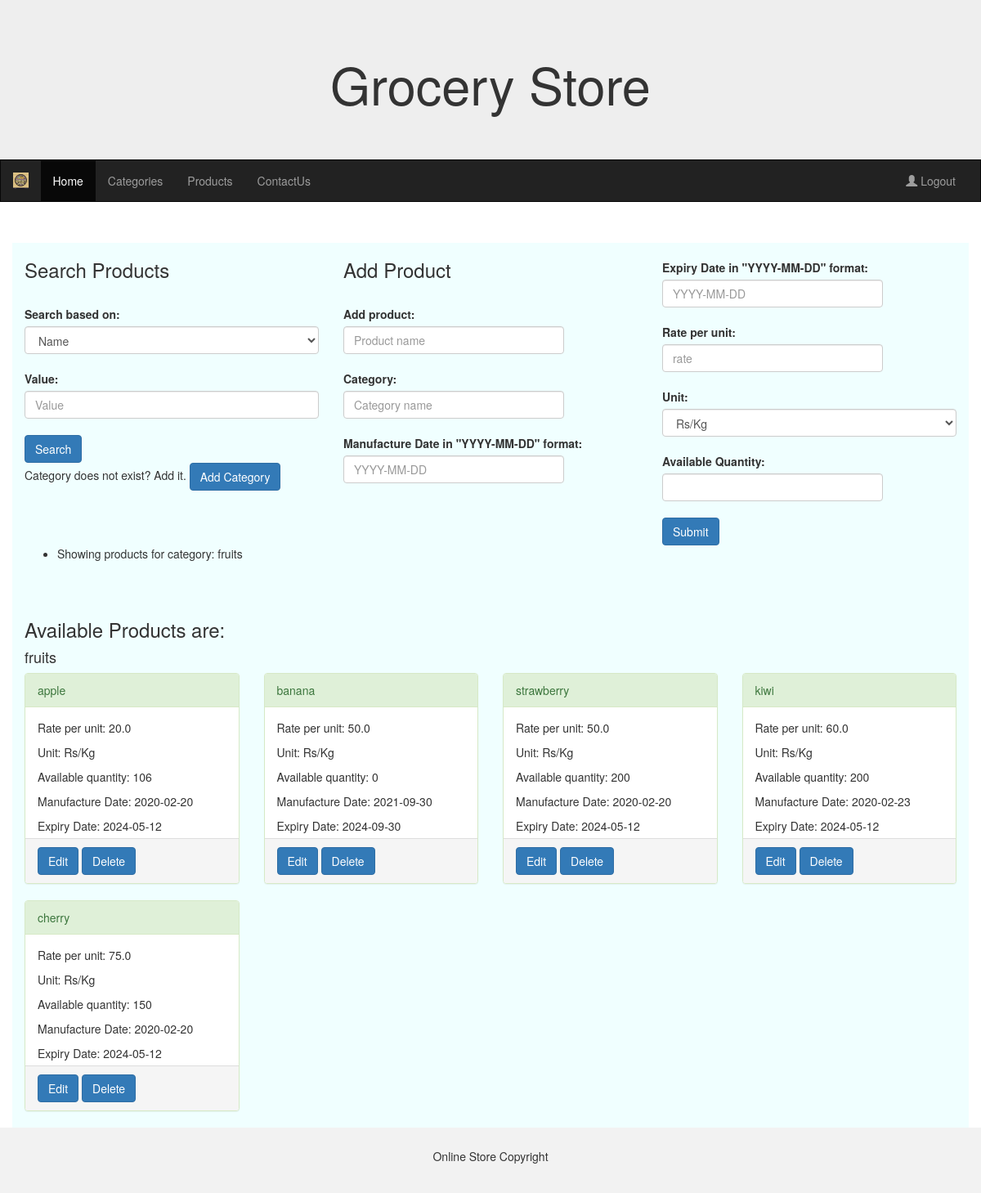
The page /admin_products?category=fruits (signed in) on the database its author committed.
### models.py (models this page shows)
class Products(db.Model):
    id = db.Column(db.Integer, nullable=False, autoincrement=True, unique=True, primary_key=True)
    name = db.Column(db.String, unique=True, nullable=False)
    manufacture_date = db.Column(db.DateTime, nullable=False)
    expiry_date = db.Column(db.DateTime, nullable=False)
    rate_per_unit=db.Column(db.Float, nullable=False)
    unit=db.Column(db.String, nullable=False, default="Rs/kg")
    available_quantity=db.Column(db.Integer, nullable=False)
    category_id=db.Column(db.Integer, db.ForeignKey("categories.id"), nullable=False)
    categories=db.relationship("Categories", backref='products', primaryjoin='Products.category_id == Categories.id')

class Categories(db.Model):
    id = db.Column(db.Integer, nullable=False, autoincrement=True, unique=True, primary_key=True)
    name = db.Column(db.String, nullable=False, unique=True)
    img_url = db.Column(db.String, nullable=True)

### routes.py (the view, shortened to what this page needs)
@routes.route("/admin_products", methods=["GET", "POST"])
@login_required
def admin_products():
    category_name = request.args.get('category')
    products = Products.query.options(joinedload(Products.categories)).order_by(Products.category_id).all()
    if category_name:
        category = Categories.query.filter_by(name=category_name).first()
        if category:
            products = category.products
            flash(f"Showing products for category: {category_name}", "success")
        else:
            flash("Category does not exist. Please add the category or enter a valid category name", "failure")
            return redirect(url_for("routes.admin_categories"))
    if not products:
        flash("No Products found. Add them.","success")
    products_grouped = {}
    for product in products:
        category_name = product.categories.name
        if category_name not in products_grouped:
            products_grouped[category_name] = []
        products_grouped[category_name].append(product)
    return render_template("admin_products.html", products_grouped=products_grouped)

### app.py (called while the page is built)
def create_app():
    app = Flask(__name__)
    app.static_url_path = '/static'
    app.secret_key = "KEY"
    app.config['SQLALCHEMY_DATABASE_URI'] = 'sqlite:///grocery_store.db'
    db.init_app(app)
    migrate.init_app(app, db)
    login_manager.login_view = 'routes.login'  # Set the login view function name
    login_manager.init_app(app)
    @login_manager.user_loader
    def load_user(user_id):
        return Users.query.get(int(user_id))
    app.register_blueprint(routes)
    return app

### templates/admin_products.html (shortened to what this page needs)
{% extends "admin_base.html" %}
{% block div %}
<div class="row">
<div class="col-md-4">
<form action="/admin_products" method="post">
<h3>Search Products</h3>
<br>
<label for='field' class="form-label">Search based on:</label><br>
<select class="form-control" name="field" aria-label="Default select example" required>
    <option selected name="name" value="name">Name</option>
</select>
<br>
<label for='value' class="form-label">Value:</label>
<input type="text" class="form-control" name="value" id="value" placeholder="Value" required>
<br>
<input type="submit" class="btn btn-primary" name="submit" id="submit" value="Search">
<br>
<p> Category does not exist? Add it. <a href="/admin_categories" class="btn btn-primary">Add Category</a></p>
</form>
</div>
{% if prod is defined %}
<form action="/edit_product/{{prod.id}}" method="post">
    <div class="col-md-4">
    <h3>Edit Product</h3>
    <br>
    <label for="edit_product" class="form-label">Product name:</label>
	<input style="width: 270px;" type="text" class="form-control" name="edit_product" value="{{prod.name}}" id="edit_product" placeholder="Product name" required>
    <br>
    <label for="category" class="form-label">Category:</label>
	<input style="width: 270px;" type="text" class="form-control" value="{{prod.categories.name}}" name="category" id="category" placeholder="Category name" required>
    <br>
    <label for="mfg_date" class="form-label">Manufacture Date in "YYYY-MM-DD" format:</label>
	<input style="width: 270px;" type="text" pattern="\d{4}-\d{2}-\d{2}" class="form-control" value="{{prod.manufacture_date.strftime('%Y-%m-%d') }}" name="mfg_date" id="mfg_date" placeholder="YYYY-MM-DD" required>
    <br>
    </div>
    <div class="col-md-4">
    <br>
    <label for="expiry_date" class="form-label">Expiry Date in "YYYY-MM-DD" format:</label>
	<input style="width: 270px;" type="text" pattern="\d{4}-\d{2}-\d{2}" class="form-control" value="{{prod.expiry_date.strftime('%Y-%m-%d')}}" name="expiry_date" id="expiry_date" placeholder="YYYY-MM-DD" required>
    <br>
    <label for="rate" class="form-label">Rate per unit:</label>
	<input style="width: 270px;" type="number" step="0.01" class="form-control" value="{{prod.rate_per_unit}}" name="rate" id="rate" placeholder="rate" required>
    <br>
    <label for="unit" class="form-label">Unit:</label>
    <select class="form-control" name="unit" aria-label="Default select example" required>
        <option name="Rs/Kg" value="Rs/Kg" {% if prod.unit == 'Rs/Kg' %} selected {% endif %}>Rs/Kg</option>
        <option name="Rs/g" value="Rs/g" {% if prod.unit == 'Rs/g' %} selected {% endif %}>Rs/g</option>
        <option name="Rs/l" value="Rs/l" {% if prod.unit == 'Rs/l' %} selected {% endif %}>Rs/l</option>
        <option name="Rs/ml" value="Rs/ml" {% if prod.unit == 'Rs/ml' %} selected {% endif %}>Rs/ml</option>
    </select>
    <br>
    <label for="qty" class="form-label">Available Quantity:</label>
	<input style="width: 270px;" value="{{prod.available_quantity}}" type="number" class="form-control" name="qty" id="qty">
    <br>
    <input type="submit" class="btn btn-primary" name="add_category" id="add_category">
    </div>
</form>
</div>
{% else %}
<form action="/add_product" method="post">
    <div class="col-md-4">
    <h3>Add Product</h3>
    <br>
    <label for="add_product" class="form-label">Add product:</label>
	<input style="width: 270px;" type="text" class="form-control" name="add_product" id="add_product" placeholder="Product name" required>
    <br>
    <label for="category" class="form-label">Category:</label>
	<input style="width: 270px;" type="text" class="form-control" name="category" id="category" placeholder="Category name" required>
    <br>
    <label for="mfg_date" class="form-label">Manufacture Date in "YYYY-MM-DD" format:</label>
	<input style="width: 270px;" type="text" pattern="\d{4}-\d{2}-\d{2}" class="form-control" name="mfg_date" id="mfg_date" placeholder="YYYY-MM-DD" required>
    <br>
    </div>
    <div class="col-md-4">
    <br>
    <label for="expiry_date" class="form-label">Expiry Date in "YYYY-MM-DD" format:</label>
	<input style="width: 270px;" type="text" pattern="\d{4}-\d{2}-\d{2}" class="form-control" name="expiry_date" id="expiry_date" placeholder="YYYY-MM-DD" required>
    <br>
    <label for="rate" class="form-label">Rate per unit:</label>
	<input style="width: 270px;" type="number" step="0.01" class="form-control" name="rate" id="rate" placeholder="rate" required>
    <br>
    <label for="unit" class="form-label">Unit:</label>
    <select class="form-control" name="unit" aria-label="Default select example" required>
        <option name="Rs/Kg" value="Rs/Kg" selected >Rs/Kg</option>
    </select>
    <br>
    <label for="qty" class="form-label">Available Quantity:</label>
	<input style="width: 270px;" type="number" class="form-control" name="qty" id="qty">
    <br>
    <input type="submit" class="btn btn-primary" name="add_category" id="add_category">
    </div>
</form>
{% endif %}
</div>
{% with messages = get_flashed_messages() %}
        {% if messages %}
            <ul class="flash-messages">
                {% for message in messages %}
                    <li class="flash-message">{{ message }}</li>
                {% endfor %}
            </ul>
        {% endif %}
    {% endwith %}
<br>
<br>
<div class="row">
    <div class="col-md-12">
      <h3>Available Products are:</h3>
      {% for category, products in products_grouped.items() %}
        <h4>{{ category }}</h4>
        <div class="row">
          {% for product in products %}
          <div class="col-md-3">
            <div class="panel panel-success">
                <div class="panel-heading">{{product.name}}</div>
                <div class="panel-body" style="height: 160px;">
                    <p>Rate per unit: {{product.rate_per_unit}}</p>
                    <p>Unit: {{product.unit}}</p>
                    <p>Available quantity: {{product.available_quantity}}</p>
                    <p>Manufacture Date: {{product.manufacture_date.strftime('%Y-%m-%d')}}</p>
                    <p>Expiry Date: {{product.expiry_date.strftime('%Y-%m-%d')}}</p>
                </div>
                <div class="panel-footer">
                    <a href="/edit_product/{{product.id}}" class="btn btn-primary" name="edit" value="edit">Edit</a>
                    <a href="/delete_product/{{product.id}}" class="btn btn-primary" name="delete" value="delete">Delete</a>
                </div>
            </div>
        </div>
          {% endfor %}
        </div>
      {% endfor %}
    </div>
  </div>
{% endblock %}

### rows shown on the page
Products: name "fruits", name "apple", rate_per_unit "20.0", unit "Rs/Kg", available_quantity "106", manufacture_date "2020-02-20", expiry_date "2024-05-12"
Products: name "banana", rate_per_unit "50.0", unit "Rs/Kg", available_quantity "0", manufacture_date "2021-09-30", expiry_date "2024-09-30"
Products: name "strawberry", rate_per_unit "50.0", unit "Rs/Kg", available_quantity "200", manufacture_date "2020-02-20", expiry_date "2024-05-12"
Products: name "kiwi", rate_per_unit "60.0", unit "Rs/Kg", available_quantity "200", manufacture_date "2020-02-23", expiry_date "2024-05-12"
Products: name "cherry", rate_per_unit "75.0", unit "Rs/Kg", available_quantity "150", manufacture_date "2020-02-20", expiry_date "2024-05-12"

### other values the page prints
{{ message }} "Showing products for category: fruits"
